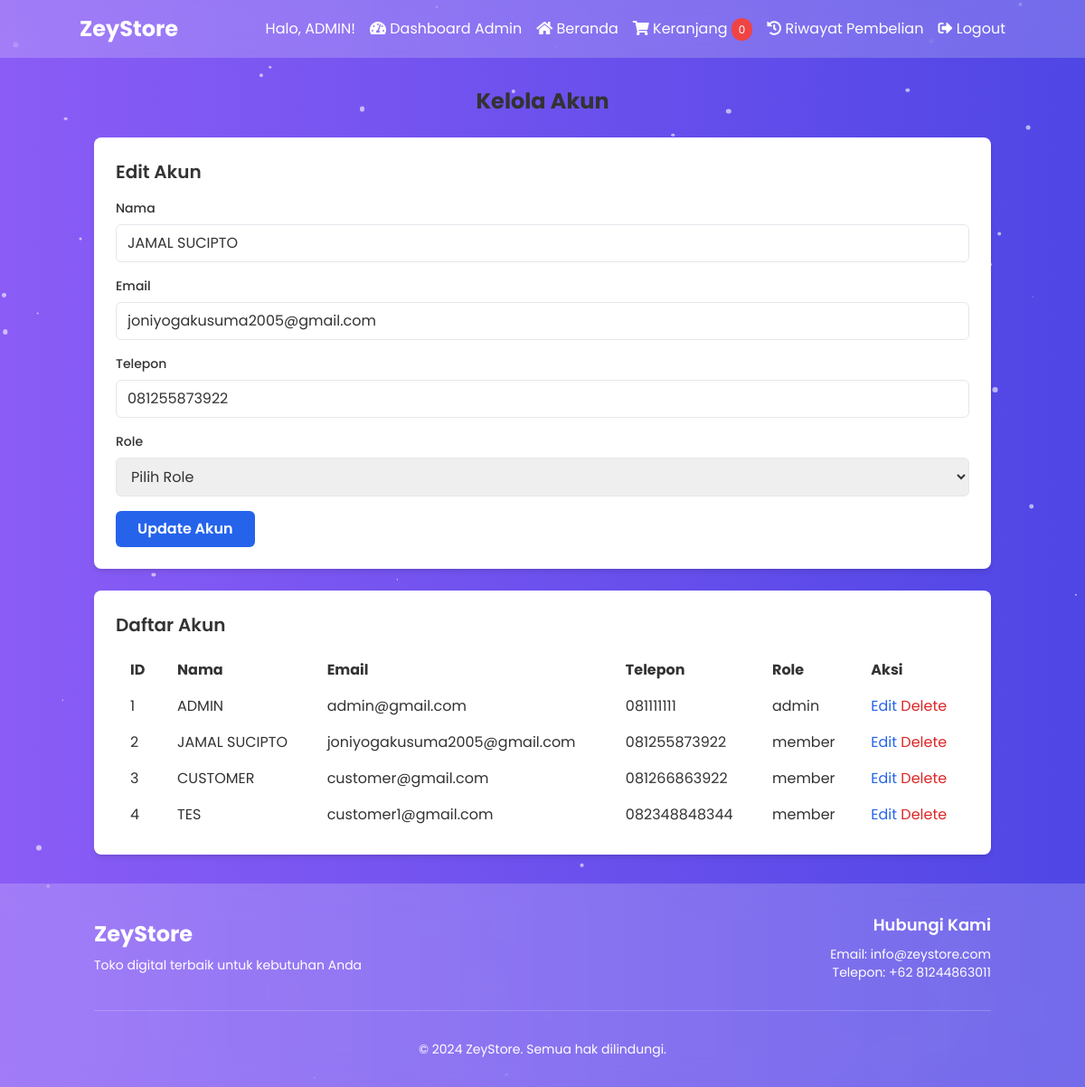
Screenshot of /dashboard/manage_accounts.php?action=edit&id=2 (signed in) with the database file from the repository.
### tables this page shows
CREATE TABLE `users` (
  `id` int NOT NULL,
  `name` varchar(100) NOT NULL,
  `email` varchar(100) NOT NULL,
  `phone` varchar(15) DEFAULT NULL,
  `password` varchar(255) NOT NULL,
  `created_at` timestamp NULL DEFAULT CURRENT_TIMESTAMP,
  `role` enum('member','admin') DEFAULT 'member'
);

### dashboard/manage_accounts.php (the view, shortened to what this page needs)
<?php
$database = new Database();
$db = $database->getConnection();
$name = $email = $phone = $role = "";
if ($_SERVER["REQUEST_METHOD"] == "GET" && isset($_GET['action'])) {
    $action = $_GET['action'];
    $user_id = $_GET['id'];
    if ($action == 'delete') {
        $stmt = $db->prepare("DELETE FROM users WHERE id = :id");
        $stmt->bindParam(':id', $user_id);
        if ($stmt->execute()) {
            $message = "Akun berhasil dihapus!";
        } else {
            $message = "Terjadi kesalahan. Silakan coba lagi.";
        }
    } elseif ($action == 'edit') {
        $stmt = $db->prepare("SELECT * FROM users WHERE id = :id");
        $stmt->bindParam(':id', $user_id);
        $stmt->execute();
        $user_data = $stmt->fetch(PDO::FETCH_ASSOC);
        $name = $user_data['name'];
        $email = $user_data['email'];
        $phone = $user_data['phone'];
    }
}
$stmt = $db->prepare("SELECT * FROM users");
$stmt->execute();
$users = $stmt->fetchAll(PDO::FETCH_ASSOC);
include '../partials/header.php';
?>
<div class="content container mx-auto px-4 py-8">
    <h2 class="text-2xl font-bold mb-6 text-center">Kelola Akun</h2>
    <div class="bg-white p-6 rounded-lg shadow-md mb-6">
        <h3 class="text-xl font-semibold mb-4"><?php echo isset($_GET['action']) && $_GET['action'] == 'edit' ? 'Edit Akun' : 'Tambah Akun Baru'; ?></h3>
        <form action="manage_accounts.php" method="POST">
            <div class="mb-4">
                <label for="name" class="block text-sm font-medium mb-2">Nama</label>
                <input type="text" name="name" id="name" class="w-full px-3 py-2 border rounded-md" value="<?php echo htmlspecialchars($name); ?>" required>
            </div>
            <div class="mb-4">
                <label for="email" class="block text-sm font-medium mb-2">Email</label>
                <input type="email" name="email" id="email" class="w-full px-3 py-2 border rounded-md" value="<?php echo htmlspecialchars($email); ?>" required>
            </div>
            <div class="mb-4">
                <label for="phone" class="block text-sm font-medium mb-2">Telepon</label>
                <input type="text" name="phone" id="phone" class="w-full px-3 py-2 border rounded-md" value="<?php echo htmlspecialchars($phone); ?>" required>
            </div>
            <div class="mb-4">
                <label for="role" class="block text-sm font-medium mb-2">Role</label>
                <select name="role" id="role" class="w-full px-3 py-2 border rounded-md" required>
                    <option value="">Pilih Role</option>
                </select>
            </div>
            <div class="flex items-center justify-between">
                <button type="submit" name="<?php echo isset($_GET['action']) && $_GET['action'] == 'edit' ? 'update' : 'insert'; ?>" class="bg-blue-600 text-white px-6 py-2 rounded-md font-semibold hover:bg-blue-700 transition duration-300">
                    <?php echo isset($_GET['action']) && $_GET['action'] == 'edit' ? 'Update Akun' : 'Tambah Akun'; ?>
                </button>
            </div>
        </form>
    </div>
    <div class="bg-white p-6 rounded-lg shadow-md overflow-x-auto">
        <h3 class="text-xl font-semibold mb-4">Daftar Akun</h3>
        <table class="w-full">
            <thead>
                <tr>
                    <th class="text-left px-4 py-2">ID</th>
                    <th class="text-left px-4 py-2">Nama</th>
                    <th class="text-left px-4 py-2">Email</th>
                    <th class="text-left px-4 py-2">Telepon</th>
                    <th class="text-left px-4 py-2">Role</th>
                    <th class="text-left px-4 py-2">Aksi</th>
                </tr>
            </thead>
            <tbody>
                <?php foreach ($users as $user): ?>
                <tr>
                    <td class="px-4 py-2"><?php echo $user['id']; ?></td>
                    <td class="px-4 py-2"><?php echo htmlspecialchars($user['name']); ?></td>
                    <td class="px-4 py-2"><?php echo htmlspecialchars($user['email']); ?></td>
                    <td class="px-4 py-2"><?php echo htmlspecialchars($user['phone']); ?></td>
                    <td class="px-4 py-2"><?php echo htmlspecialchars($user['role']); ?></td>
                    <td class="px-4 py-2">
                        <a href="manage_accounts.php?action=edit&id=<?php echo $user['id']; ?>" class="text-blue-600 hover:underline">Edit</a>
                        <a href="manage_accounts.php?action=delete&id=<?php echo $user['id']; ?>" class="text-red-600 hover:underline" onclick="return confirm('Apakah Anda yakin ingin menghapus akun ini?')">Delete</a>
                    </td>
                </tr>
                <?php endforeach; ?>
            </tbody>
        </table>
    </div>
</div>
<?php include '../partials/footer.php'; ?>

### partials/header.php (style rules this page uses)
body { font-family: 'Poppins', sans-serif; color: #333; position: relative; overflow-x: hidden; }
.content { position: relative; z-index: 1; }

### rows the page displays
users: name "JAMAL SUCIPTO", email "joniyogakusuma2005@gmail.com", phone "081255873922", id "2", role "member"
users: id "1", name "ADMIN", email "admin@gmail.com", phone "081111111", role "admin"
users: id "3", name "CUSTOMER", email "customer@gmail.com", phone "081266863922", role "member"
users: id "4", name "TES", email "customer1@gmail.com", phone "082348848344", role "member"

### other values shown
$_SESSION['name'] "ADMIN"
$cartItemCount "0"
